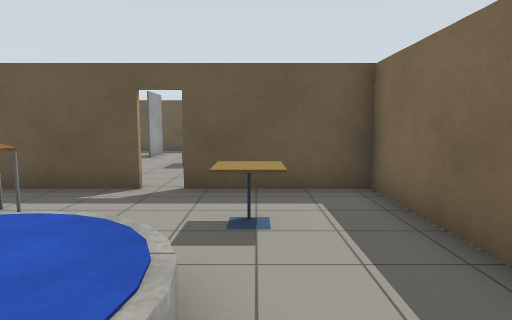
[1] (above)

24 first-person views from a walk through a Gazebo world. The camera is 1.3 m above the floor, tilts 6° down and sees 75° across. Floor lines are 1 m apart. The floor is counted in squares, 1 m on a side. Each view is taken from the middle of a square. On the plan, view 1 faces up. The plan holds only what a view shows up to about 14 squares ahead; the rest is blank. The place goes on beyond the plan. Gazebo's built-in surfaces are drawn with simple patterns. Simple shapes stand in for some stock models. Some surface patterns are stand-ins.

[2]
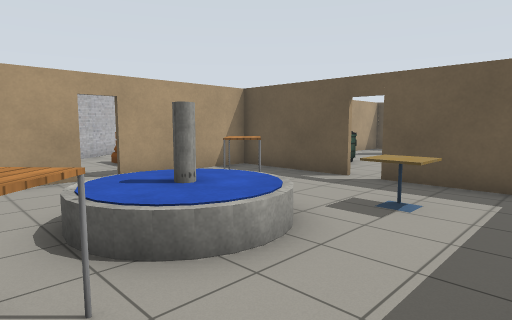

[3]
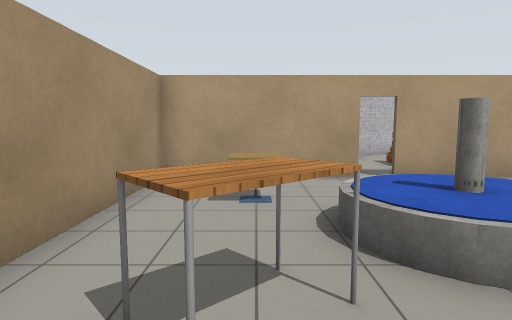

[4]
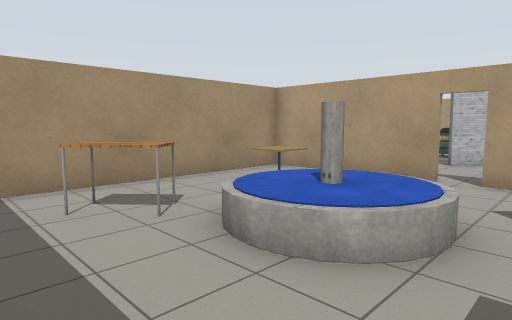

[5]
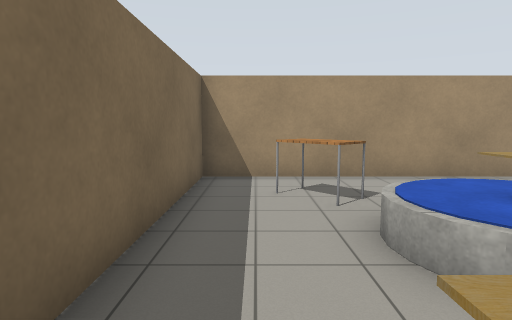

[6]
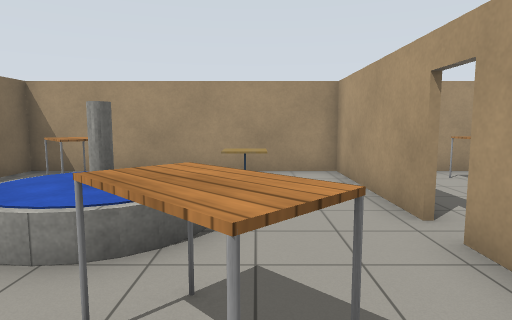

[7]
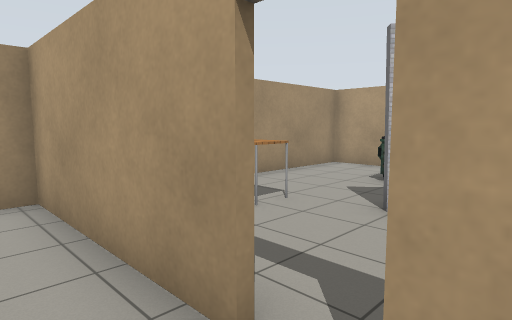

[8]
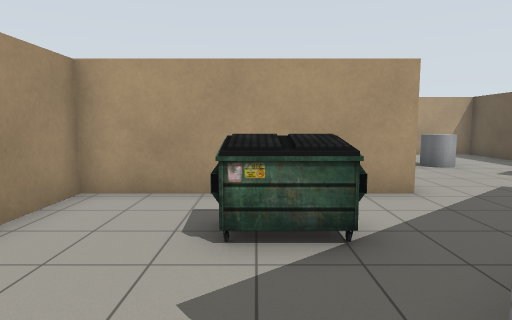

[9]
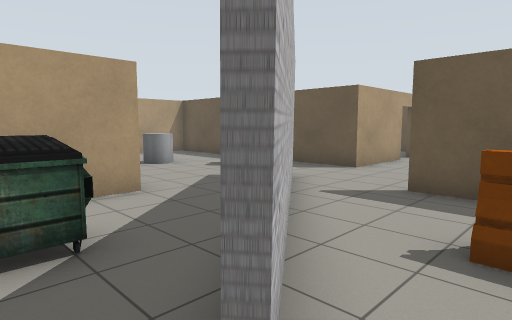

[10]
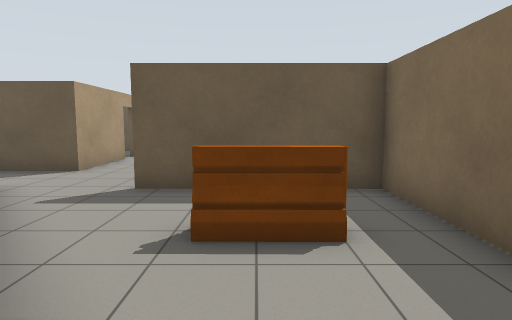

[11]
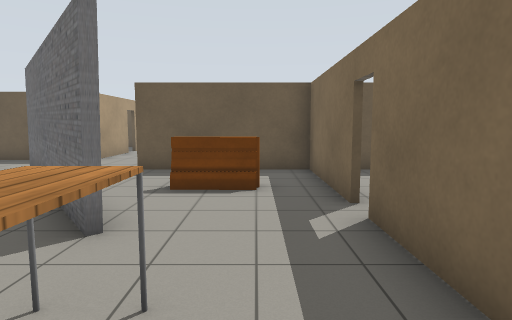

[12]
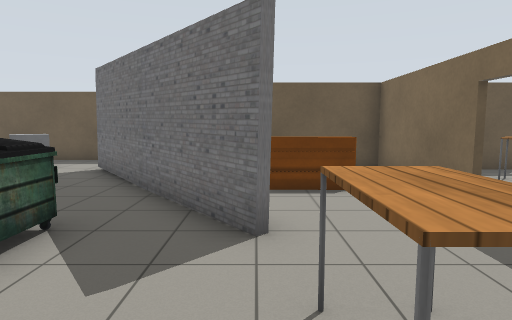

[13]
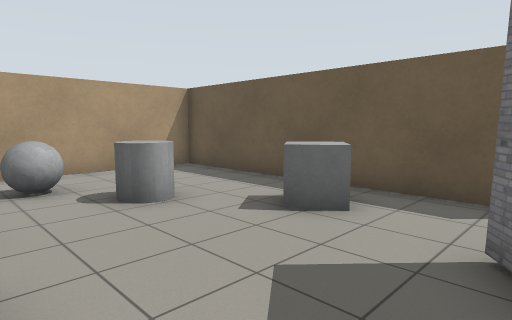

[14]
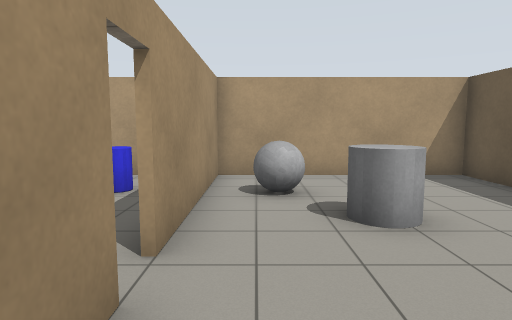

[15]
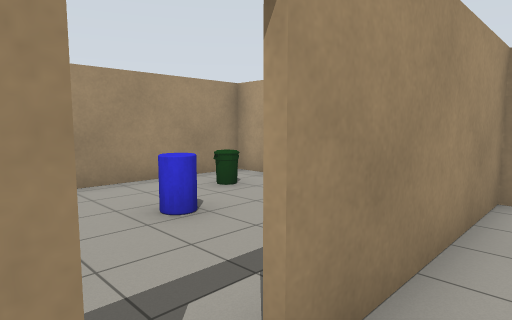

[16]
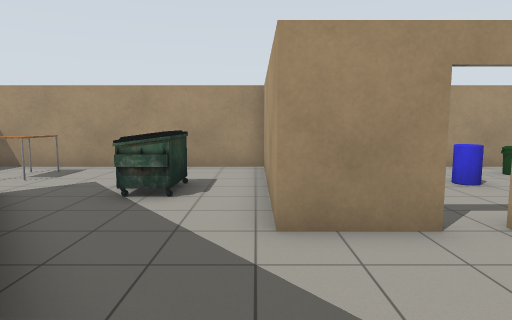

[17]
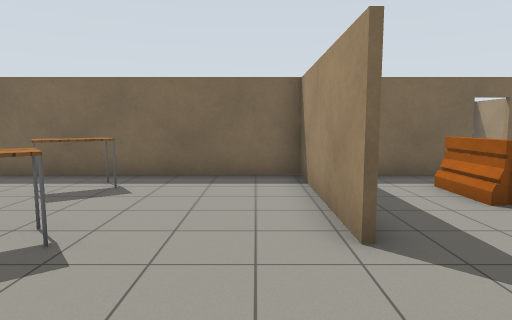

[18]
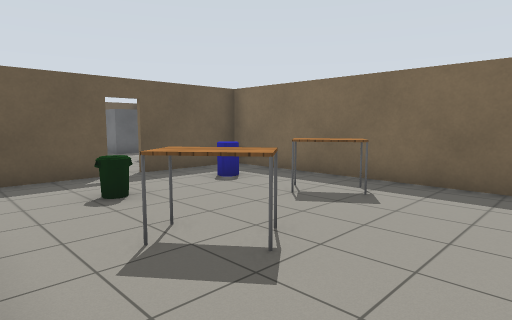

[19]
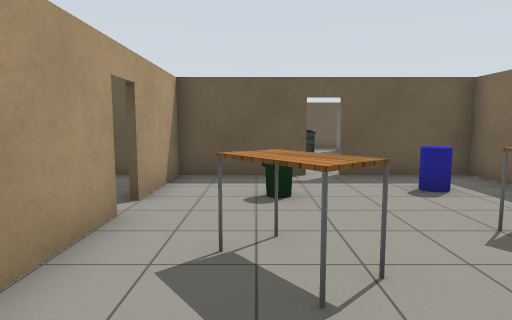

[20]
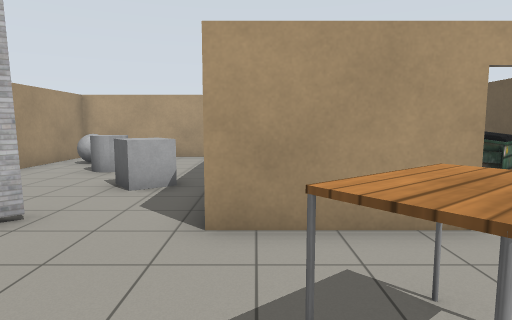

[21]
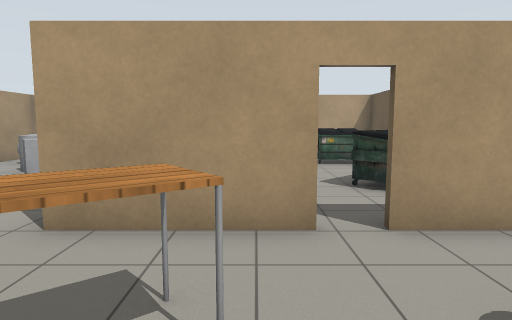

[22]
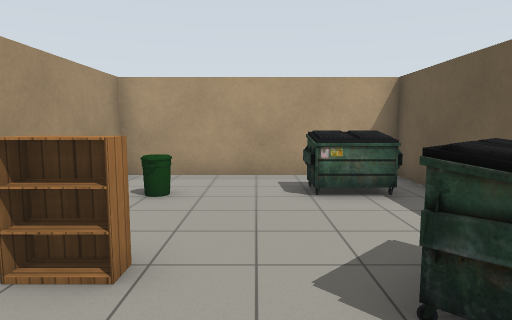

[23]
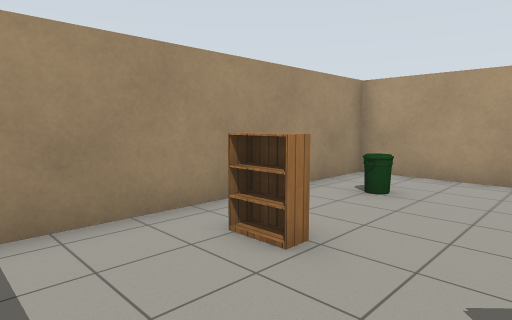

[24]
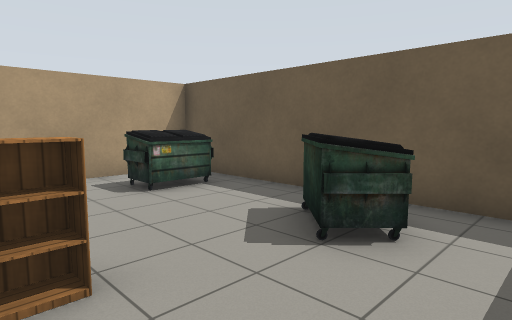

### Floor plan
Key: @ floor where view 1 was taken; # wall or solid block; x gap in a wall; . floor; D open door; B grey box; T table; C cafe table; F fountain; U dumpster; A barrier; I bin; K bookshelf; O other object.
Columns run from 24 left of view 1 to 3 right of it. Each row starts with its distance up from view 1.
 18               ..
 17 #############xD####
 16 #......U..#.......#
 15 #.UU..UU..#.....O.# B
 14 #.UU...U..#.I.....# B
 13 #.........D.......# B.
 12 #.....K...#.T..TT.#...O
 11 #..I..K...#.TT..T.# ..O
 10 #........##..T....# U..
  9 ##########........# U..
  8 #.....OO..........#  ..
  7 #......O.....#########D#####
  6 #...OO....#.......#........#
  5 #..O......##......#.T...C..#
  4 #. O.......##..AA.#.TT..C..#
  3 ######Dx##..##....#...FF...#
  2  #.....  #...#....D..FFF...#
  1  #OO...  #.U.##...#..FFF...#
  0  #..OO.  #.U......#...F.@..#
 -1  #I.O..  #.....T..#.C..TT..#
 -2  #I...   #.....T..#.....T..#
 -3  #####   #........#........#
 -4          ###################

Positions as (right, up) in squares from view 1, and headings:
1: (0, 0), facing up
2: (2, -1), facing up-left
3: (2, -1), facing left
4: (2, 4), facing down-left
5: (1, 5), facing down
6: (-4, 6), facing down
7: (-5, 3), facing down-left
8: (-9, 0), facing left
9: (-9, 0), facing up-left
10: (-9, 0), facing up
11: (-8, -3), facing up
12: (-10, -3), facing up
13: (-14, 3), facing up-left
14: (-15, 4), facing left
15: (-17, 4), facing down-left
16: (-15, 7), facing down
17: (-15, 8), facing right
18: (-14, 8), facing up-right
19: (-12, 8), facing up
20: (-10, 10), facing left
21: (-10, 12), facing left
22: (-15, 13), facing left
23: (-15, 14), facing down-left
24: (-15, 11), facing up-left
